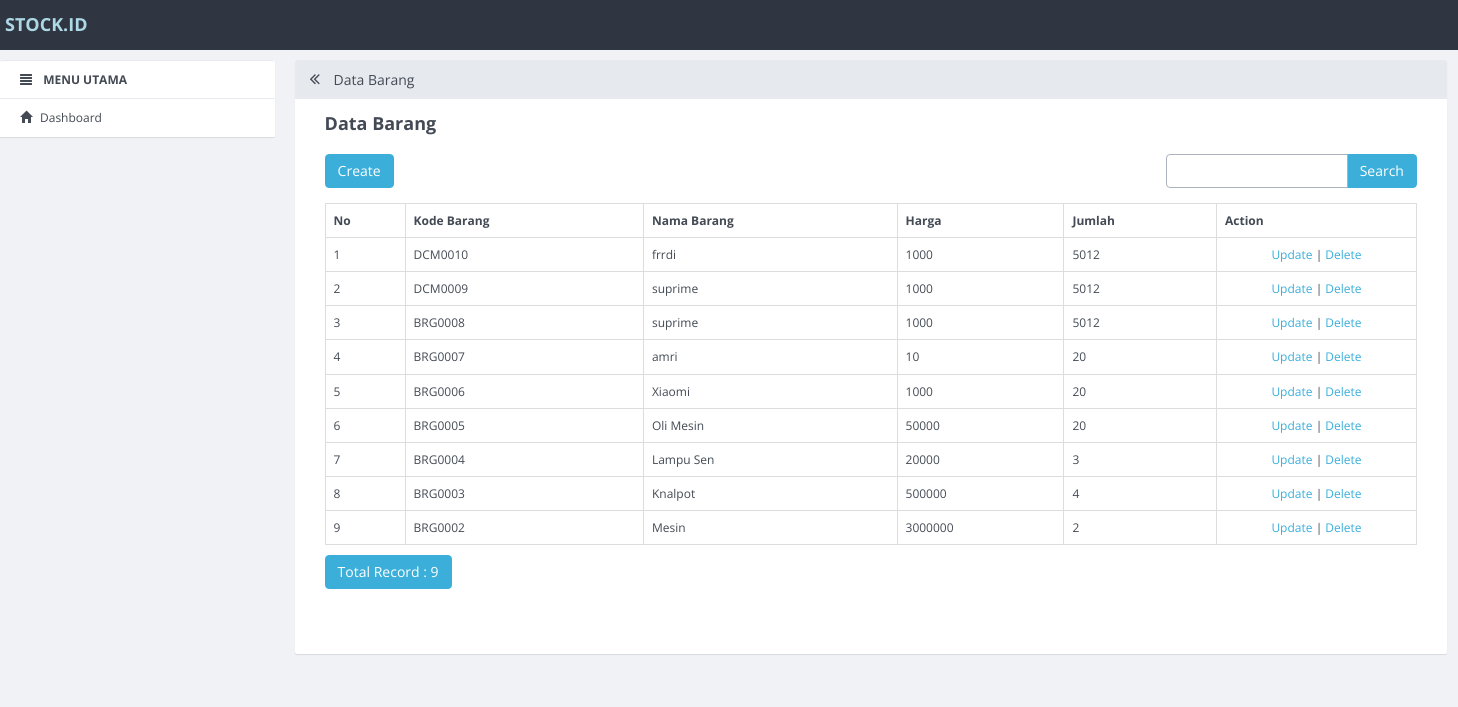
/index.php/barang, run on the app's committed database.
### tables this page shows
CREATE TABLE `barang` (
  `id_barang` int(11) NOT NULL,
  `kode_barang` varchar(10) DEFAULT NULL,
  `nama_barang` varchar(50) DEFAULT NULL,
  `harga` int(11) DEFAULT NULL,
  `jumlah` int(5) DEFAULT NULL,
  `foto_barang` varchar(100) DEFAULT NULL,
  `id_jenis` int(11) DEFAULT NULL,
  `id_merk` int(11) DEFAULT NULL,
  `kode_supplier` varchar(10) DEFAULT NULL
);

### application/controllers/Barang.php (called while the page is built, shortened)
<?php
class Barang extends CI_Controller
{
    function __construct()
    {
        $this->load->model('Barang_model');
        $this->load->model('No_urut');
        $this->load->library('form_validation');
    }
    public function index()
    {
        $q = urldecode($this->input->get('q', TRUE));
        $start = intval($this->input->get('start'));
        if ($q <> '') {
            $config['base_url'] = base_url() . 'barang/index.html?q=' . urlencode($q);
            $config['first_url'] = base_url() . 'barang/index.html?q=' . urlencode($q);
        } else {
            $config['base_url'] = base_url() . 'barang/index.html';
            $config['first_url'] = base_url() . 'barang/index.html';
        }
        $config['per_page'] = 10;
        $config['page_query_string'] = TRUE;
        $config['total_rows'] = $this->Barang_model->total_rows($q);
        $barang = $this->Barang_model->get_limit_data($config['per_page'], $start, $q);
        $this->load->library('pagination');
        $this->pagination->initialize($config);
        $data = array(
            'barang_data' => $barang,
            'q' => $q,
            'pagination' => $this->pagination->create_links(),
            'total_rows' => $config['total_rows'],
            'start' => $start,
            'konten' => 'barang/barang_list',
            'judul' => 'Data Barang',
        );
        $this->load->view('v_index', $data);
    }
}

### index.php (called while the page is built, shortened)
<?php
require_once BASEPATH.'core/CodeIgniter.php';

### application/config/config.php (called while the page is built, shortened)
<?php
$config['base_url'] = "http://".$_SERVER['HTTP_HOST'];
$config['base_url'] .= preg_replace('@/+$@','',dirname($_SERVER['SCRIPT_NAME'])).'/';
$config['index_page'] = '';
$config['uri_protocol']	= 'REQUEST_URI';
$config['url_suffix'] = '.html';
$config['language']	= 'english';
$config['charset'] = 'UTF-8';
$config['enable_hooks'] = FALSE;
$config['subclass_prefix'] = 'MY_';
$config['composer_autoload'] = FALSE;
$config['permitted_uri_chars'] = 'a-z 0-9~%.:_\-';
$config['enable_query_strings'] = FALSE;
$config['controller_trigger'] = 'c';
$config['function_trigger'] = 'm';
$config['directory_trigger'] = 'd';
$config['allow_get_array'] = TRUE;
$config['log_threshold'] = 0;
$config['log_path'] = '';
$config['log_file_extension'] = '';
$config['log_file_permissions'] = 0644;
$config['log_date_format'] = 'Y-m-d H:i:s';
$config['error_views_path'] = '';
$config['cache_path'] = '';
$config['cache_query_string'] = FALSE;
$config['encryption_key'] = '';
$config['sess_driver'] = 'files';
$config['sess_cookie_name'] = 'ci_session';
$config['sess_expiration'] = 7200;
$config['sess_save_path'] = NULL;
$config['sess_match_ip'] = FALSE;
$config['sess_time_to_update'] = 300;
$config['sess_regenerate_destroy'] = FALSE;
$config['cookie_prefix']	= '';
$config['cookie_domain']	= '';
$config['cookie_path']		= '/';
$config['cookie_secure']	= FALSE;
$config['cookie_httponly'] 	= FALSE;
$config['standardize_newlines'] = FALSE;
$config['global_xss_filtering'] = FALSE;
$config['csrf_protection'] = FALSE;
$config['csrf_token_name'] = 'csrf_test_name';
$config['csrf_cookie_name'] = 'csrf_cookie_name';
$config['csrf_expire'] = 7200;
$config['csrf_regenerate'] = TRUE;
$config['csrf_exclude_uris'] = array();
$config['compress_output'] = FALSE;
$config['time_reference'] = 'local';
$config['rewrite_short_tags'] = FALSE;
$config['proxy_ips'] = '';

### application/models/Barang_model.php (called while the page is built, shortened)
<?php
class Barang_model extends CI_Model
{
    public $table = 'barang';
    public $id = 'id_barang';
    public $order = 'DESC';
    function total_rows($q = NULL) {
        $this->db->like('id_barang', $q);
	$this->db->or_like('kode_barang', $q);
	$this->db->or_like('nama_barang', $q);
	$this->db->or_like('harga', $q);
	$this->db->or_like('jumlah', $q);
	$this->db->from($this->table);
        return $this->db->count_all_results();
    }
    function get_limit_data($limit, $start = 0, $q = NULL) {
        $this->db->order_by($this->id, $this->order);
        $this->db->like('id_barang', $q);
	$this->db->or_like('kode_barang', $q);
	$this->db->or_like('nama_barang', $q);
	$this->db->or_like('harga', $q);
	$this->db->or_like('jumlah', $q);
	$this->db->limit($limit, $start);
        return $this->db->get($this->table)->result();
    }
}

### application/views/barang/barang_list.php (the view, shortened to what this page needs)
<div class="row" style="margin-bottom: 10px">
            <div class="col-md-4">
                <?php echo anchor(site_url('barang/create'),'Create', 'class="btn btn-primary"'); ?>
            </div>
            <div class="col-md-4 text-center">
            </div>
            <div class="col-md-1 text-right">
            </div>
            <div class="col-md-3 text-right">
                <form action="<?php echo site_url('barang/index'); ?>" class="form-inline" method="get">
                    <div class="input-group">
                        <input type="text" class="form-control" name="q" value="<?php echo $q; ?>">
                        <span class="input-group-btn">
                          <button class="btn btn-primary" type="submit">Search</button>
                        </span>
                    </div>
                </form>
            </div>
        </div>
        <table class="table table-bordered" style="margin-bottom: 10px">
            <tr>
                <th>No</th>
        <th>Kode Barang</th>
        <th>Nama Barang</th>
        <th>Harga</th>
        <th>Jumlah</th>
        <th>Action</th>
            </tr><?php
            foreach ($barang_data as $barang)
            {
                ?>
                <tr>
            <td width="80px"><?php echo ++$start ?></td>
            <td><?php echo $barang->kode_barang ?></td>
            <td><?php echo $barang->nama_barang ?></td>
            <td><?php echo $barang->harga ?></td>
            <td><?php echo $barang->jumlah ?></td>
            <td style="text-align:center" width="200px">
                <?php
                echo anchor(site_url('barang/update/'.$barang->id_barang),'Update');
                echo ' | ';
                echo anchor(site_url('barang/delete/'.$barang->id_barang),'Delete','onclick="javasciprt: return confirm(\'Are You Sure ?\')"');
                ?>
            </td>
        </tr>
                <?php
            }
            ?>
        </table>
        <div class="row">
            <div class="col-md-6">
                <a href="#" class="btn btn-primary">Total Record : <?php echo $total_rows ?></a>
        </div>
            <div class="col-md-6 text-right">
            </div>
        </div>

### data on the page
barang: kode_barang "DCM0010", nama_barang "frrdi", harga "1000", jumlah "5012", id_barang "Update", id_barang "Delete"
barang: kode_barang "DCM0009", nama_barang "suprime", harga "1000", jumlah "5012", id_barang "Update", id_barang "Delete"
barang: kode_barang "BRG0008", nama_barang "suprime", harga "1000", jumlah "5012", id_barang "Update", id_barang "Delete"
barang: kode_barang "BRG0007", nama_barang "amri", harga "10", jumlah "20", id_barang "Update", id_barang "Delete"
barang: kode_barang "BRG0006", nama_barang "Xiaomi", harga "1000", jumlah "20", id_barang "Update", id_barang "Delete"
barang: kode_barang "BRG0005", nama_barang "Oli Mesin", harga "50000", jumlah "20", id_barang "Update", id_barang "Delete"
barang: kode_barang "BRG0004", nama_barang "Lampu Sen", harga "20000", jumlah "3", id_barang "Update", id_barang "Delete"
barang: kode_barang "BRG0003", nama_barang "Knalpot", harga "500000", jumlah "4", id_barang "Update", id_barang "Delete"
barang: kode_barang "BRG0002", nama_barang "Mesin", harga "3000000", jumlah "2", id_barang "Update", id_barang "Delete"

### other printed values
$judul "Data Barang"
anchor(site_url('barang/create'),'Create', 'class="btn btn-primary"') "Create"
$total_rows "9"
